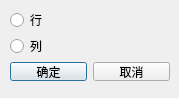
<?xml version="1.0" encoding="UTF-8"?>
<ui version="4.0">
 <class>CDeleteRCDialog</class>
 <widget class="QDialog" name="CDeleteRCDialog">
  <property name="geometry">
   <rect>
    <x>0</x>
    <y>0</y>
    <width>179</width>
    <height>98</height>
   </rect>
  </property>
  <property name="windowTitle">
   <string>删除行列</string>
  </property>
  <widget class="QWidget" name="layoutWidget">
   <property name="geometry">
    <rect>
     <x>10</x>
     <y>10</y>
     <width>160</width>
     <height>71</height>
    </rect>
   </property>
   <layout class="QVBoxLayout" name="verticalLayout">
    <item>
     <widget class="QRadioButton" name="rowRadioButton">
      <property name="text">
       <string>行</string>
      </property>
     </widget>
    </item>
    <item>
     <widget class="QRadioButton" name="columnRadioButton">
      <property name="text">
       <string>列</string>
      </property>
     </widget>
    </item>
    <item>
     <layout class="QHBoxLayout" name="horizontalLayout">
      <item>
       <widget class="QPushButton" name="confirmButton">
        <property name="text">
         <string>确定</string>
        </property>
       </widget>
      </item>
      <item>
       <widget class="QPushButton" name="cancelButton">
        <property name="text">
         <string>取消</string>
        </property>
       </widget>
      </item>
     </layout>
    </item>
   </layout>
  </widget>
 </widget>
 <resources/>
 <connections/>
</ui>
